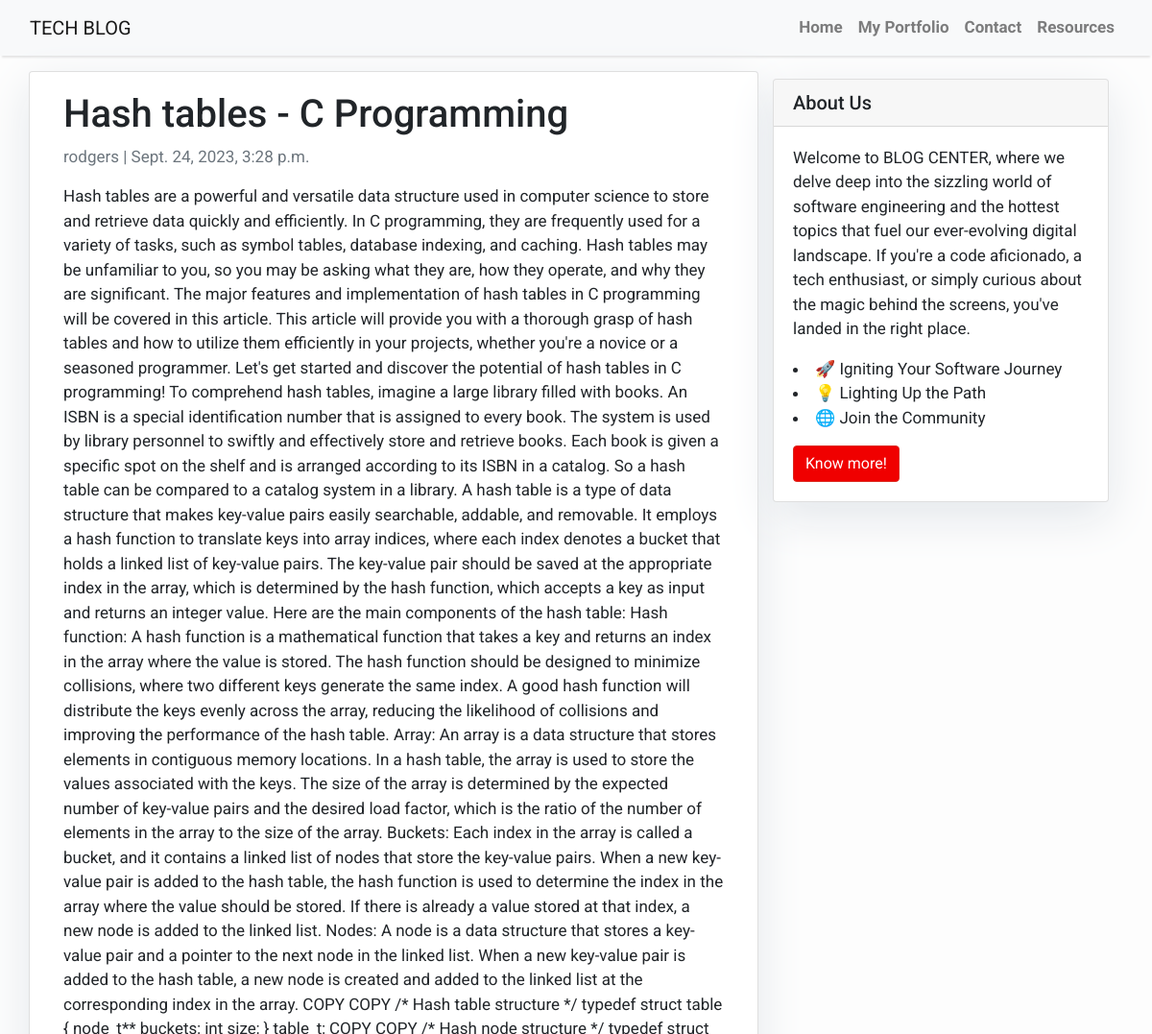
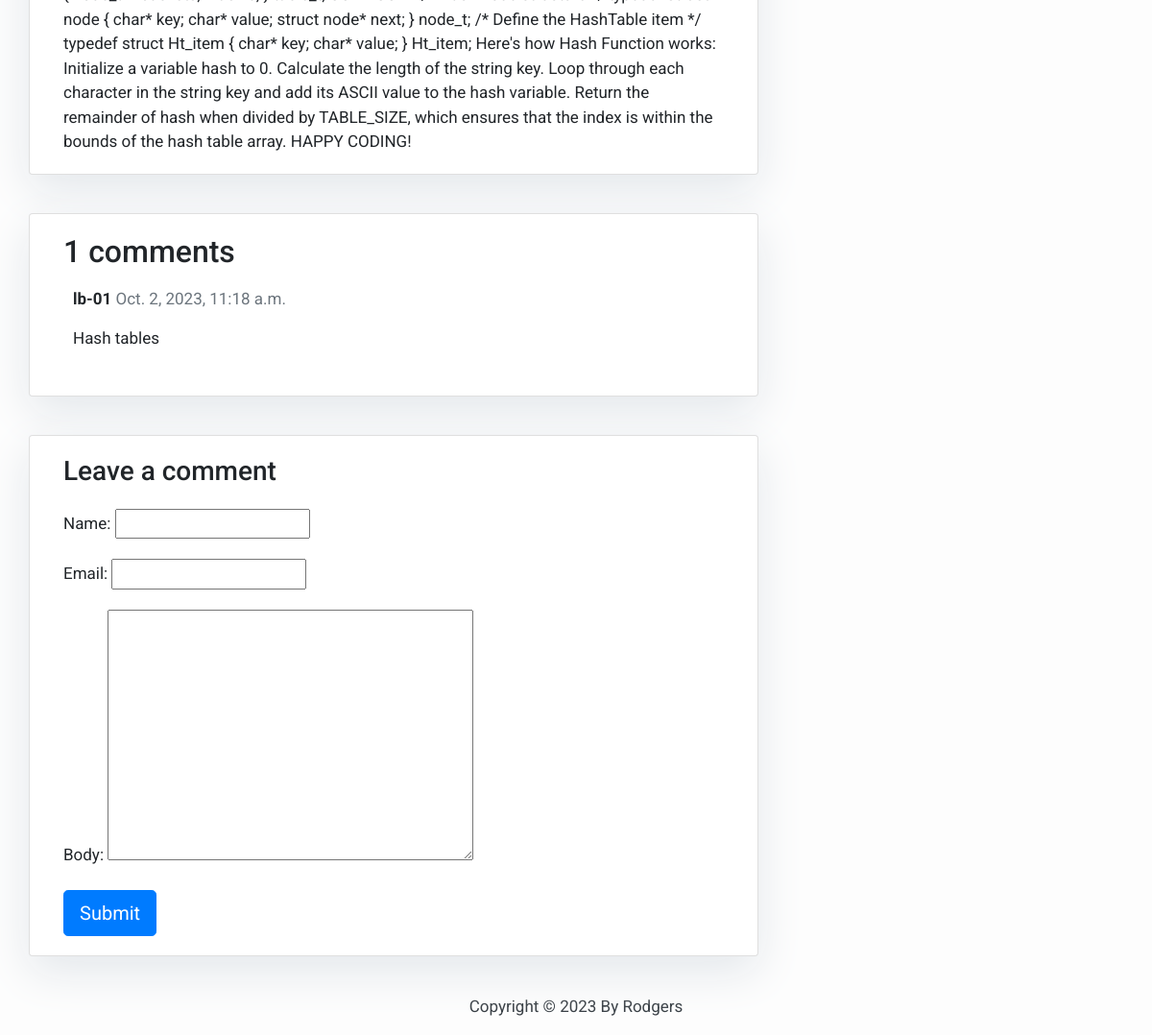
The page /hash-tables-c-programming/ on the database its author committed (2 pictures, top to bottom).
### blog/models.py (models this page shows, shortened)
class Post(models.Model):
    title = models.CharField(max_length=200, unique=True)
    slug = models.SlugField(max_length=200, unique=True)
    author = models.ForeignKey(User, on_delete= models.CASCADE,related_name='blog_posts')
    updated_on = models.DateTimeField(auto_now= True)
    content = models.TextField()
    created_on = models.DateTimeField(auto_now_add=True)
    status = models.IntegerField(choices=STATUS, default=0)
    class Meta:
        ordering = ['-created_on']

class Comment(models.Model):
    post = models.ForeignKey(Post,on_delete=models.CASCADE,related_name='comments')
    name = models.CharField(max_length=80)
    email = models.EmailField()
    body = models.TextField()
    created_on = models.DateTimeField(auto_now_add=True)
    active = models.BooleanField(default=False)
    class Meta:
        ordering = ['created_on']

### blog/views.py (the view)
# urls.py: path("<slug:slug>/", views.post_detail, name="post_detail"),
def post_detail(request, slug):
    template_name = "post_detail.html"
    post = get_object_or_404(Post, slug=slug)
    comments = post.comments.filter(active=True).order_by("-created_on")
    new_comment = None
    if request.method == "POST":
        comment_form = CommentForm(data=request.POST)
        if comment_form.is_valid():
            new_comment = comment_form.save(commit=False)
            new_comment.post = post
            new_comment.save()
    else:
        comment_form = CommentForm()
    return render(
        request,
        template_name,
        {
            "post": post,
            "comments": comments,
            "new_comment": new_comment,
            "comment_form": comment_form,
        },
    )

### blog/forms.py
class CommentForm(forms.ModelForm):
    class Meta:
        model = Comment
        fields = ("name", "email", "body")

### templates/post_detail.html (shortened to what this page needs)
{% extends 'base.html' %}
 {% block content %}<div class="container">
  <div class="row">
    <div class="col-md-8 card mb-4  mt-3 left  top">
     <div class="card-body">
        <h1>{% block title %} {{ post.title }} {% endblock title %}</h1>
       <p class=" text-muted">{{ post.author }} | {{ post.created_on }}</p>
        <p class="card-text ">{{ post.content | safe }}</p>
     </div>    </div>
   {% block sidebar %}
 {% include 'sidebar.html' %}
{% endblock sidebar %}
   <div class="col-md-8 card mb-4  mt-3 ">
      <div class="card-body">
       <h2>{{ comments.count }} comments</h2>
        {% for comment in comments %}
        <div class="comments" style="padding: 10px;">
          <p class="font-weight-bold">
           {{ comment.name }}
            <span class=" text-muted font-weight-normal">
              {{ comment.created_on }}
            </span>
          </p>
          {{ comment.body | linebreaks }}
        </div>
        {% endfor %}
      </div>
   </div>
    <div class="col-md-8 card mb-4  mt-3 ">
      <div class="card-body">
        {% if new_comment %}
        <div class="alert alert-success" role="alert">
          Your comment is awaiting moderation
        </div>
        {% else %}
        <h3>Leave a comment</h3>
        <form method="post" style="margin-top: 1.3em;">
          {{ comment_form.as_p }}
          <button type="submit" class="btn btn-primary  btn-lg">Submit</button>
        </form>
        {% endif %}
      </div>
    </div>
  </div>
</div>
{% endblock content %}

### templates/base.html (style rules this page uses)
body { font-family: "Roboto", sans-serif; font-size: 17px; background-color: #fdfdfd; }

### templates/sidebar.html (style rules this page uses)
.card { box-shadow: 0 16px 48px #E3E7EB; }

### rows shown on the page
Post: title "Hash tables - C Programming", author "rodgers", created_on "Sept. 24, 2023, 3:28 p.m.", content "Hash tables are a powerful and versatile data structure used in computer science to store and retrieve data quickly and efficiently. In C programming, they are frequently used for a variety of tasks, such as symbol tables, database indexing, and caching. Hash tables may be unfamiliar to you, so you may be asking what they are, how they operate, and why they are significant. The major features and implementation of hash tables in C programming will be covered in this article. This article will provide you with a thorough grasp of hash tables and how to utilize them efficiently in your projects, whether you're a novice or a seasoned programmer. Let's get started and discover the potential of…"
Comment: name "lb-01", created_on "Oct. 2, 2023, 11:18 a.m.", body "Hash tables"

### other values the page prints
{{ comments.count }} "1"
